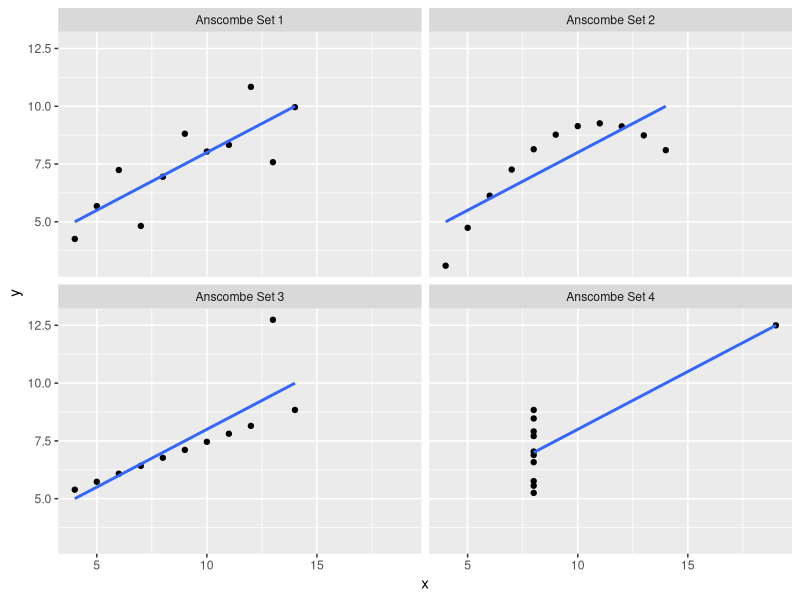

R code for this plot:
library(knitr)

knitr::kable(anscombe)
anscombe.1 <- data.frame(x = anscombe[["x1"]], y = anscombe[["y1"]], Set = "Anscombe Set 1")
anscombe.2 <- data.frame(x = anscombe[["x2"]], y = anscombe[["y2"]], Set = "Anscombe Set 2")
anscombe.3 <- data.frame(x = anscombe[["x3"]], y = anscombe[["y3"]], Set = "Anscombe Set 3")
anscombe.4 <- data.frame(x = anscombe[["x4"]], y = anscombe[["y4"]], Set = "Anscombe Set 4")

anscombe.data <- rbind(anscombe.1, anscombe.2, anscombe.3, anscombe.4)
aggregate(cbind(x, y) ~ Set, anscombe.data, mean)
aggregate(cbind(x, y) ~ Set, anscombe.data, sd)
library(plyr)

correlation <- function(data) {
  x <- data.frame(r = cor(data$x, data$y))
  return(x)
}

ddply(.data = anscombe.data, .variables = "Set", .fun = correlation)
model1 <- lm(y ~ x, subset(anscombe.data, Set == "Anscombe Set 1"))
model2 <- lm(y ~ x, subset(anscombe.data, Set == "Anscombe Set 2"))
model3 <- lm(y ~ x, subset(anscombe.data, Set == "Anscombe Set 3"))
model4 <- lm(y ~ x, subset(anscombe.data, Set == "Anscombe Set 4"))
summary(model1)
summary(model2)
summary(model3)
summary(model4)


library(ggplot2)

gg <- ggplot(anscombe.data, aes(x = x, y = y))
gg <- gg + geom_point(color = "black")
gg <- gg + facet_wrap(~Set, ncol = 2)
gg <- gg + geom_smooth(formula = y ~ x, method = "lm", se = FALSE, data = anscombe.data)
gg
